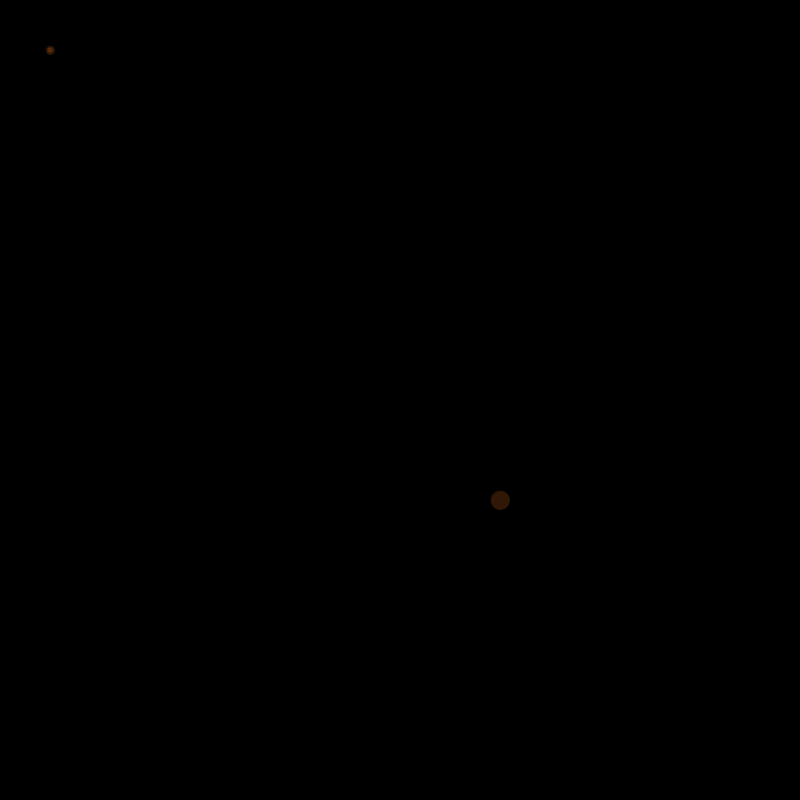
Frame 1 (no input)
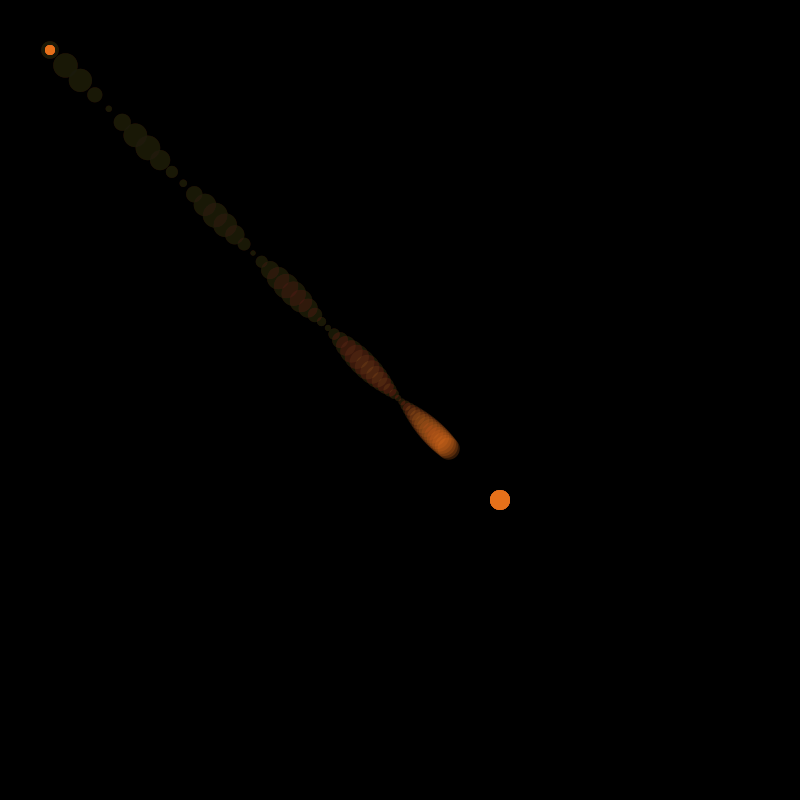
Frame 60 (the mouse pressed at the canvas centre just before this capture)
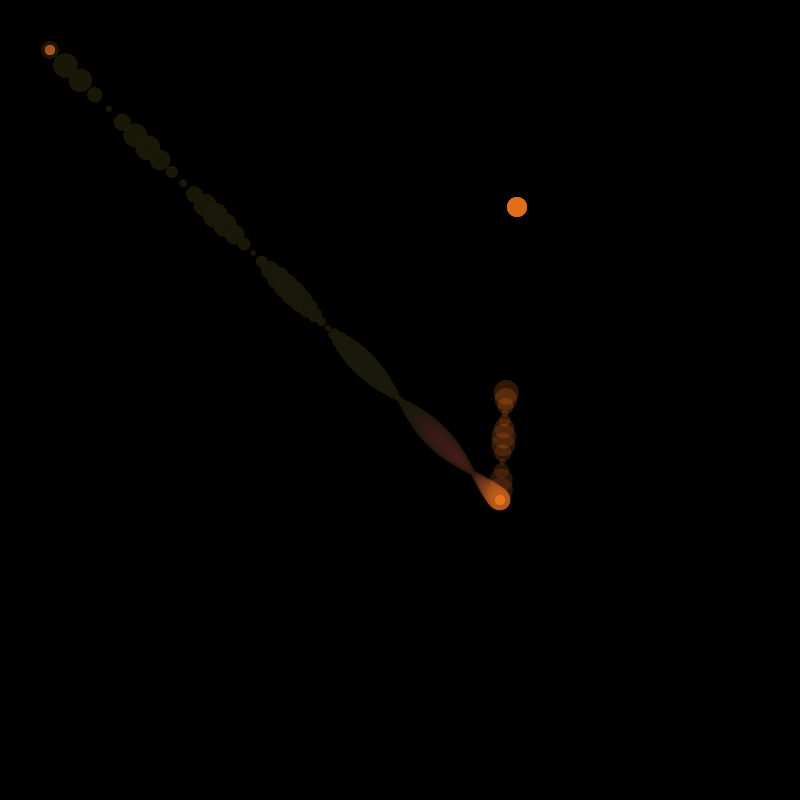
Frame 120 (the mouse held since frame 60 and released just before this capture)

The Processing sketch that drew these frames (run headless with seeded random() and noise(); from frame 60 on, the mouse is pressed at the canvas centre):

// Processing sketch: processing_119336
// ── processing_119336.pde

import java.util.*;
void setup() {
  size(800,800); 
  background(0);
  frameRate(60);
}

class piece {
  float x,y,tx,ty;
  float oldx,oldy;
  float n;
  void drawthis() {
    
    fill(color(250,120,30,50));
    ellipse(oldx,oldy,10,10);
    ellipse(tx,ty,20,20);
    
    noStroke();
    fill(color(250,120,30,50));
    ellipse(x,y,5+abs(sin(n/50))*20,5+abs(sin(n/50))*20);

    
  }
  
  void update(float ms) {
    
    x = lerp(oldx,tx,n/1000);
    y = lerp(oldy,ty,n/1000);
    //n+=n>0?((n/10)>50?50:n/10):1;
    n = max(n+1+(1000-n)/30,1);
    //n = max(n+1+max(500-n,n)/100,1);
    //n = max(n+abs(sin(n))*10,1);
    if (n >= 1000) {
      oldx = tx;
      oldy = ty;
      tx = int(random(width));//mouseX;
      ty = int(random(height));//mouseY;
      n = 0;
    }
  }
  piece(int nx,int ny, int ntx, int nty) {
    x = nx; y = ny; tx = ntx; ty = nty;oldx = nx; oldy = ny; 
  }
  
}
piece example = new piece(50,50,500,500);

void draw() {
  //background(0);
  fill(0,5);
  rect(0,0,width,height);
  example.drawthis();
  example.update(1000/frameRate);
}
